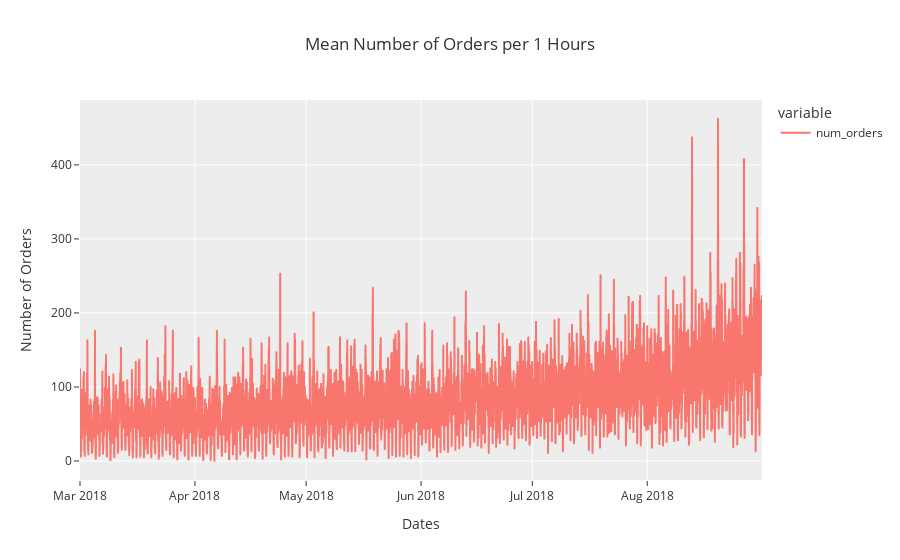
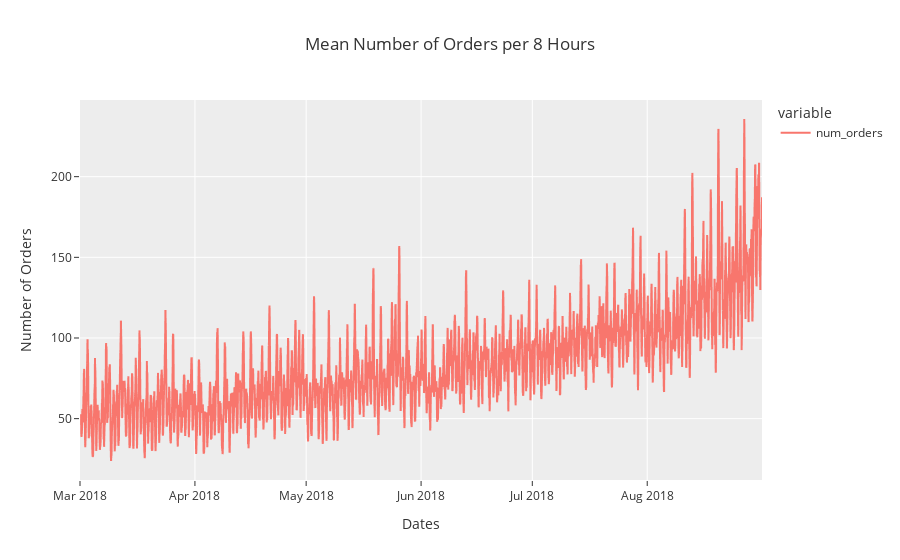
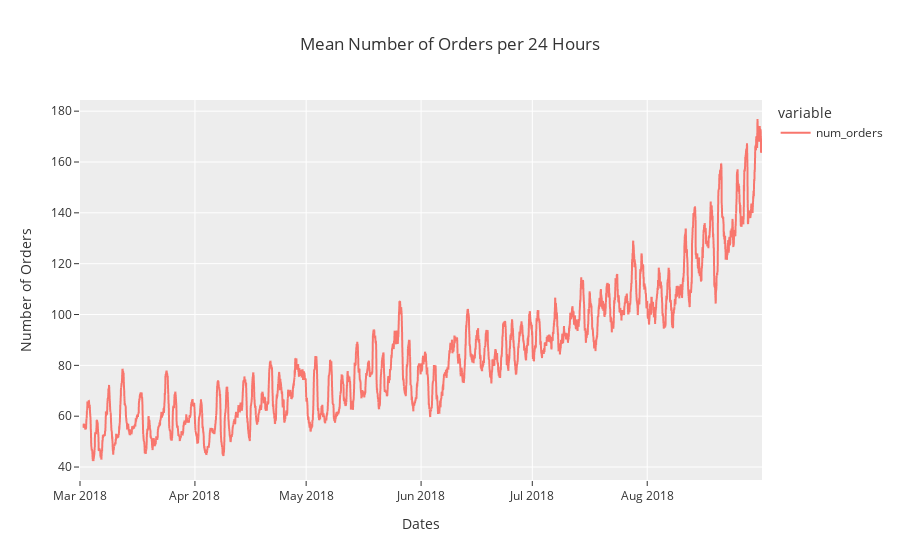

These figures' notebook cell, in order:
### Markdown cell above
- <b>Look at orders by various hours:</b>

### Code cell
# Average daily orders, per 1-hour, per 8-hours, per 24-hours.
numbers = [1, 8, 24] 
for i in numbers:
    px.line(df.num_orders.rolling(i).mean(), title=f'Mean Number of Orders per {i} Hours', template='ggplot2', labels={'value': 'Number of Orders', 'datetime':'Dates'}, height=600).show()

### Figure 1 — Plotly figure (JSON) as saved in the notebook; plotly's stock layout.template omitted (floating-point values rounded to 4 significant figures; data arrays with more than 128 entries replaced by an {"elided": "..."} marker saying what was removed)
{"data": [{"hovertemplate": "variable=num_orders<br>Dates=%{x}<br>Number of Orders=%{y}<extra></extra>", "legendgroup": "num_orders", "line": {"color": "#F8766D", "dash": "solid"}, "marker": {"symbol": "circle"}, "mode": "lines", "name": "num_orders", "showlegend": true, "type": "scattergl", "x": {"elided": "4416 str values"}, "xaxis": "x", "y": {"elided": "4416 int values"}, "yaxis": "y"}], "layout": {"autosize": true, "legend": {"title": {"text": "variable"}, "tracegroupgap": 0}, "title": {"text": "Mean Number of Orders per 1 Hours"}, "xaxis": {"anchor": "y", "autorange": true, "domain": [0, 1], "range": ["2018-03-01", "2018-08-31 23:00"], "title": {"text": "Dates"}, "type": "date"}, "yaxis": {"anchor": "x", "autorange": true, "domain": [0, 1], "range": [-25.67, 487.7], "title": {"text": "Number of Orders"}, "type": "linear"}}}

### Figure 2 — Plotly figure (JSON) as saved in the notebook; plotly's stock layout.template omitted (floating-point values rounded to 4 significant figures; data arrays with more than 128 entries replaced by an {"elided": "..."} marker saying what was removed)
{"data": [{"hovertemplate": "variable=num_orders<br>Dates=%{x}<br>Number of Orders=%{y}<extra></extra>", "legendgroup": "num_orders", "line": {"color": "#F8766D", "dash": "solid"}, "marker": {"symbol": "circle"}, "mode": "lines", "name": "num_orders", "showlegend": true, "type": "scattergl", "x": {"elided": "4416 str values"}, "xaxis": "x", "y": {"elided": "4416 float values"}, "yaxis": "y"}], "layout": {"autosize": true, "legend": {"title": {"text": "variable"}, "tracegroupgap": 0}, "title": {"text": "Mean Number of Orders per 8 Hours"}, "xaxis": {"anchor": "y", "autorange": true, "domain": [0, 1], "range": ["2018-03-01", "2018-08-31 23:00"], "title": {"text": "Dates"}, "type": "date"}, "yaxis": {"anchor": "x", "autorange": true, "domain": [0, 1], "range": [11.97, 247.5], "title": {"text": "Number of Orders"}, "type": "linear"}}}

### Figure 3 — Plotly figure (JSON) as saved in the notebook; plotly's stock layout.template omitted (floating-point values rounded to 4 significant figures; data arrays with more than 128 entries replaced by an {"elided": "..."} marker saying what was removed)
{"data": [{"hovertemplate": "variable=num_orders<br>Dates=%{x}<br>Number of Orders=%{y}<extra></extra>", "legendgroup": "num_orders", "line": {"color": "#F8766D", "dash": "solid"}, "marker": {"symbol": "circle"}, "mode": "lines", "name": "num_orders", "showlegend": true, "type": "scattergl", "x": {"elided": "4416 str values"}, "xaxis": "x", "y": {"elided": "4416 float values"}, "yaxis": "y"}], "layout": {"autosize": true, "legend": {"title": {"text": "variable"}, "tracegroupgap": 0}, "title": {"text": "Mean Number of Orders per 24 Hours"}, "xaxis": {"anchor": "y", "autorange": true, "domain": [0, 1], "range": ["2018-03-01", "2018-08-31 23:00"], "title": {"text": "Dates"}, "type": "date"}, "yaxis": {"anchor": "x", "autorange": true, "domain": [0, 1], "range": [34.9, 184.4], "title": {"text": "Number of Orders"}, "type": "linear"}}}
